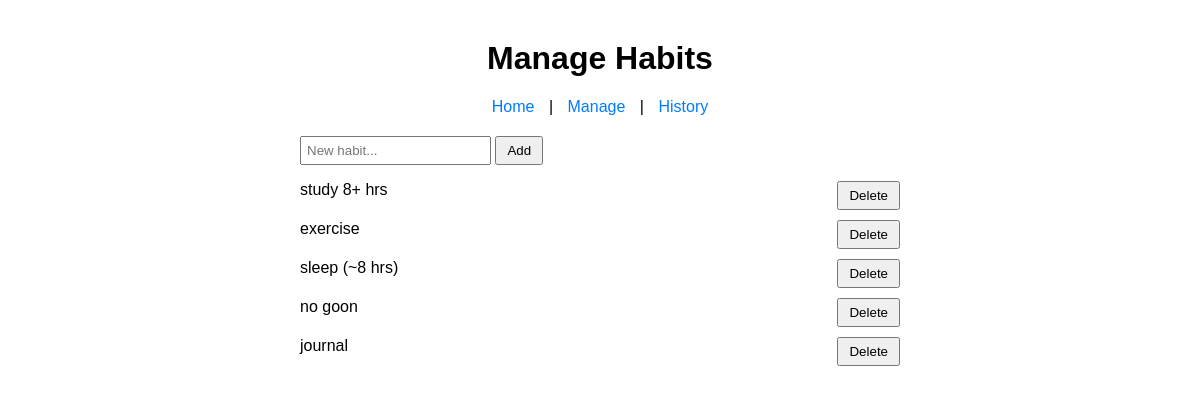
The page /manage on the database as committed earlier.
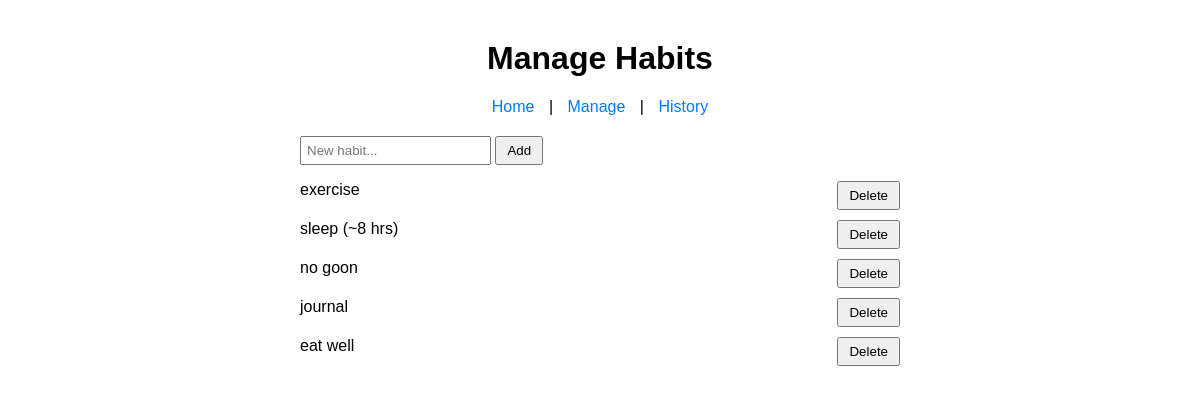
The same page on the database as committed later.
### tables this page shows
CREATE TABLE habits (
            id INTEGER PRIMARY KEY AUTOINCREMENT,
            name TEXT NOT NULL
        );

### app.py (the view, shortened to what this page needs)
@app.route('/manage', methods=['GET', 'POST'])
def manage():
    conn = sqlite3.connect('habits.db')
    cursor = conn.cursor()
    cursor.execute('SELECT * FROM habits')
    habits = cursor.fetchall()
    conn.close()
    return render_template('manage.html', habits=habits)

### templates/manage.html (shortened to what this page needs)
<!DOCTYPE html>
<html>
<head>
</head>
<body>
    <h1>Manage Habits</h1>
    <div class="nav">
        <a href="/">Home</a> |
        <a href="/manage">Manage</a> |
        <a href="/history">History</a>
    </div>
    <form method="POST">
        <input type="text" name="name" placeholder="New habit..." required>
        <button type="submit" name="add">Add</button>
    </form>
    <ul>
        {% for habit in habits %}
        <li>
            <span>{{ habit[1] }}</span>
            <form method="POST">
                <button type="submit" name="delete" value="{{ habit[0] }}">Delete</button>
            </form>
        </li>
        {% endfor %}
    </ul>
</body>
</html>

### templates/manage.html (style rules this page uses)
body { font-family: Arial, sans-serif; max-width: 600px; margin: 40px auto; }
h1 { text-align: center; }
.nav { text-align: center; margin-bottom: 20px; }
.nav a { margin: 0 10px; text-decoration: none; color: #007BFF; }
ul { list-style: none; padding: 0; }
li { display: flex; justify-content: space-between; margin-bottom: 10px; }
input[type=text] { padding: 5px; }
button { padding: 5px 10px; }

Rows that differ between the two databases and show on the page:
removed habits: name "study 8+ hrs", {{ habit[0] }} 7 (drawn)
added habits: name "eat well", {{ habit[0] }} 13 (drawn)
